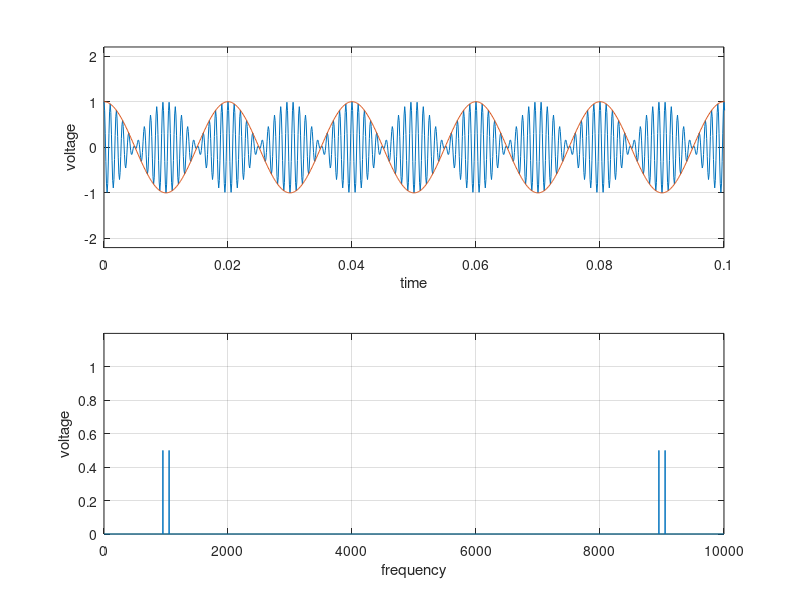

Reproduce this figure in MATLAB.
% Multiplication of two sine waves ("Mischer / Mixer")

fs = 10e3; % sample rate 10 kHz
Ts = 1/fs;  % time step
t = 0:Ts:1-Ts; % time vector start / step / end

% generate waves:
% wave 1
fb1 = 1000; % Hz
ub1 = cos(2 * pi * fb1 * t);

% wave 2
fb2 = 50; % Hz
ub2 = cos(2 * pi * fb2 * t);

% Vektorielle Multiplication ub1 * ub2
ub = ub1 .* ub2; 

%  Plot Time Domain (Zeitbereichsdarstellung)
figure(1);
subplot(2, 1, 1); % 2 rows, 1 column, 1st row
plot(t, ub, t, ub2), grid on; % ub(t)
axis([0.0 0.1 -2.2 2.2]);
xlabel('time');
ylabel('voltage');

% Calculate Frequency Spectrum 
% with Fast Fourier Transformation (FFT)
F = fft(ub); % fourier coefficient (= amplitude) at each frequency 
n = length(ub); % number of samples
f = (0 : n-1)*(fs/n); % vector of frequencies
volt = 2/n * abs(F); % absolute value of amplitude

% Plot Frequency Domain (Frequenzbereichsdarstellung)
subplot(2, 1, 2); % 2nd row
plot(f, volt); % volt(f)
grid on;
axis([0 10e3 0 1.2])
xlabel('frequency');
ylabel('voltage');
